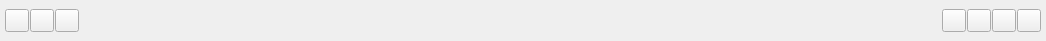
<?xml version="1.0" encoding="UTF-8"?>
<ui version="4.0">
 <class>TitleView</class>
 <widget class="QWidget" name="TitleView">
  <property name="geometry">
   <rect>
    <x>0</x>
    <y>0</y>
    <width>1046</width>
    <height>41</height>
   </rect>
  </property>
  <property name="windowTitle">
   <string>TitleView</string>
  </property>
  <layout class="QHBoxLayout" name="horizontalLayout">
   <property name="spacing">
    <number>1</number>
   </property>
   <property name="leftMargin">
    <number>5</number>
   </property>
   <property name="topMargin">
    <number>2</number>
   </property>
   <property name="rightMargin">
    <number>5</number>
   </property>
   <property name="bottomMargin">
    <number>2</number>
   </property>
   <item>
    <widget class="QToolButton" name="menu_btn">
     <property name="text">
      <string/>
     </property>
    </widget>
   </item>
   <item>
    <widget class="ToolButton2State" name="play_module_btn">
     <property name="text">
      <string/>
     </property>
    </widget>
   </item>
   <item>
    <widget class="ToolButton2State" name="netpage_module_btn">
     <property name="text">
      <string/>
     </property>
    </widget>
   </item>
   <item>
    <spacer name="horizontalSpacer">
     <property name="orientation">
      <enum>Qt::Horizontal</enum>
     </property>
     <property name="sizeHint" stdset="0">
      <size>
       <width>866</width>
       <height>20</height>
      </size>
     </property>
    </spacer>
   </item>
   <item>
    <widget class="QToolButton" name="min_btn">
     <property name="text">
      <string/>
     </property>
    </widget>
   </item>
   <item>
    <widget class="QToolButton" name="max_btn">
     <property name="text">
      <string/>
     </property>
    </widget>
   </item>
   <item>
    <widget class="QToolButton" name="restore_btn">
     <property name="text">
      <string/>
     </property>
    </widget>
   </item>
   <item>
    <widget class="QToolButton" name="close_btn">
     <property name="text">
      <string/>
     </property>
    </widget>
   </item>
  </layout>
 </widget>
 <layoutdefault spacing="6" margin="11"/>
 <customwidgets>
  <customwidget>
   <class>ToolButton2State</class>
   <extends>QToolButton</extends>
   <header>toolbutton2state.h</header>
  </customwidget>
 </customwidgets>
 <resources/>
 <connections/>
</ui>
